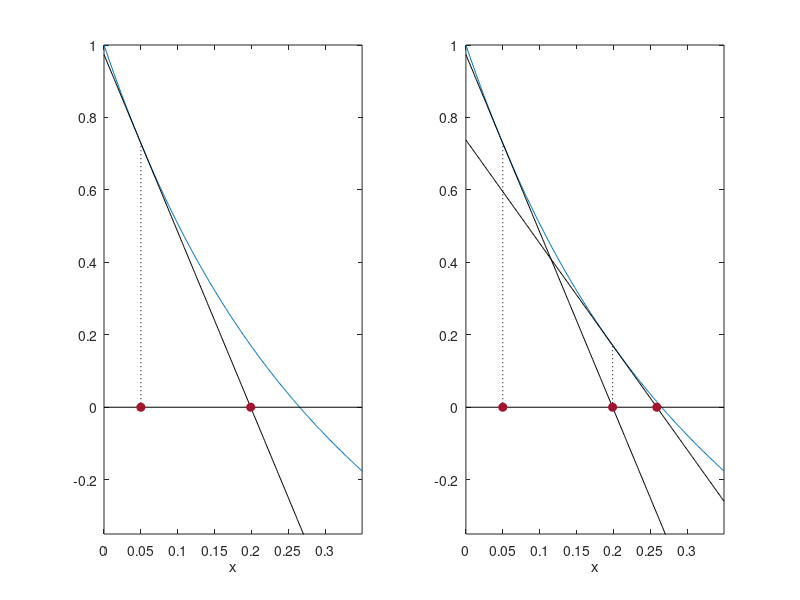

Recreate this plot in MATLAB.
% Abb. 1.33: die ersten Schritte des Newton-Verfahrens (Buch, Abschnitt 1.5, Gl. 1.44)
% x_{n+1} = x_n - g(x_n)/g'(x_n) für g(x) = exp(-5x) - x mit x_0 = 0.05
% (c) 2026 Philipp Kügler · Programm zum Buch „Dynamische Systeme in den Lebenswissenschaften“ · MIT-Lizenz (siehe LICENSE)
g = @(x) exp(-5 * x) - x;
dg = @(x) -5 * exp(-5 * x) - 1;

x = zeros(1, 7); x(1) = 0.05;
for k = 1:6
    x(k + 1) = x(k) - g(x(k)) / dg(x(k));
end
for k = 1:7
    fprintf('x_%d = %.12f\n', k - 1, x(k));   % die Anzahl richtiger Stellen verdoppelt sich etwa pro Schritt
end

xx = linspace(0, 0.35, 300);
for p = 1:2
    subplot(1, 2, p);
    plot(xx, g(xx), 'Color', [0 0.447 0.741]); hold on
    plot([0 0.35], [0 0], 'k-');
    for j = 1:p                          % Tangente an der Stelle x_{j-1}, ihre Nullstelle ist x_j
        plot(xx, g(x(j)) + dg(x(j)) * (xx - x(j)), 'k-');
        plot([x(j) x(j)], [0 g(x(j))], 'k:');
    end
    plot(x(1:p + 1), zeros(1, p + 1), 'o', 'Color', [0.64 0.08 0.18], 'MarkerFaceColor', [0.64 0.08 0.18]);
    hold off; axis([0 0.35 -0.35 1]); xlabel('x');
end
